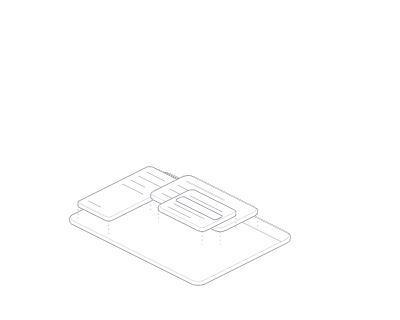
#> input picture scripts/fixtures/hairline/exploded-400x320.png, 400 x 320 px
$ python world-sheet.py --image fixtures/hairline/exploded-400x320.png --out out.png
#> lines starting #> are read from the running program, lines starting #| are printed output that depends on the picture
#!/usr/bin/env python3
"""Crop one world sheet into panels and measure whether they share one world."""
import argparse,json,os,sys
from PIL import Image,ImageStat
import numpy as np

def main():
 ap=argparse.ArgumentParser()
 ap.add_argument('--image',required=True); ap.add_argument('--rows',type=int,default=3); ap.add_argument('--cols',type=int,default=3)
 ap.add_argument('--out',required=True); ap.add_argument('--json-out',default='')
 a=ap.parse_args(); os.makedirs(a.out,exist_ok=True)
 im=Image.open(a.image).convert('RGB'); W,H=im.size
#> after `im = Image.open(a.image).convert('RGB')`:
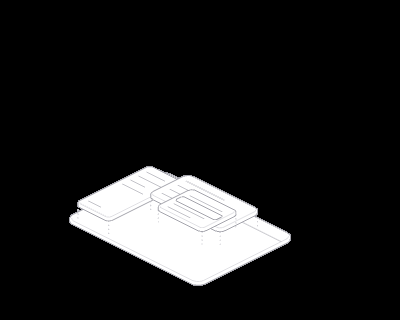
#> im: PIL image 400x320 RGB; mean R, G, B 29.4, 29.4, 29.5
#> after `W, H = im.size`: W = 400; H = 320
 pw,ph=W//a.cols,H//a.rows
#> pw = 133; ph = 106
 panels=[]; rows=[]
 for r in range(a.rows):
  for c in range(a.cols):
   box=(c*pw,r*ph,(c+1)*pw,(r+1)*ph); p=im.crop(box); name='panel-%02d.png'%(len(panels)+1); p.save(os.path.join(a.out,name))
   arr=np.asarray(p).astype(np.float32); mean=arr.reshape(-1,3).mean(axis=0)
   lum=arr.mean(axis=2); edge=float(np.abs(np.diff(lum,axis=0)).mean()+np.abs(np.diff(lum,axis=1)).mean())
   panels.append({'index':len(panels)+1,'file':name,'box':box,'mean':[round(float(x),1) for x in mean],'edge':round(edge,2),'std':round(float(lum.std()),2)})
#> this loop made 3 passes
#> pass 2, in main, `box=(c*pw,r*ph,(c+1)*pw,(r+1)*ph); p=im.crop(box); name='panel-%02d.pn..`:
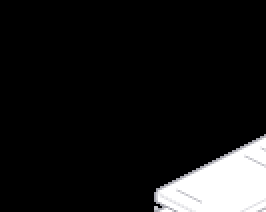
#> saved as panel-04.png: PIL image 133x106 RGB (shown 2 times larger); mean R, G, B 24.3, 24.3, 24.3
#> pass 2, in main, `box=(c*pw,r*ph,(c+1)*pw,(r+1)*ph); p=im.crop(box); name='panel-%02d.pn..`:
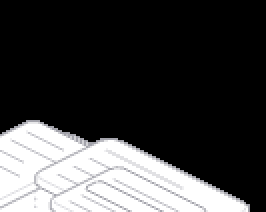
#> saved as panel-05.png: PIL image 133x106 RGB (shown 2 times larger); mean R, G, B 64.1, 64.1, 64.4
#> after the loop:
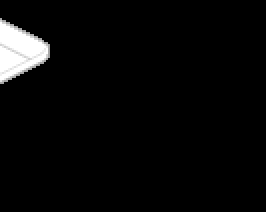
#> lum: shape (106, 133) float32 (shown 2 times larger); min 0, max 255, mean 8.8
#> after the loop, panels = 9 items
 means=np.array([p['mean'] for p in panels]); center=means.mean(axis=0); dists=np.sqrt(((means-center)**2).sum(axis=1))
#> after `means = np.array([p['mean'] for p in panels])`: means = [[0, 0, 0], [0, 0, 0], [0, 0, 0], [24.3, 24.3, 24.3], [64.1, 64.1, 64.4], [0, 0, 0], [30.5, 30.5, 30.6], [139.1, 139.1, 139.4], [8.8, 8.8, 8.9]]
#> after `center = means.mean(axis=0)`: center = [29.64, 29.64, 29.73]
#> after `dists = np.sqrt(((means - center) ** 2).sum(axis=1))`: dists = [51.4, 51.4, 51.4, 9.31, 59.8, 51.4, 1.49, 189.7, 36.1]
 coherence=float(dists.max()); warnings=[]
#> after `coherence = float(dists.max())`: coherence = 189.7
 if coherence>45: warnings.append('palette distance %.1f >45; confirm same world by design review' % coherence)
 ok=len(panels)>=6 and coherence<=120
#> ok = False
 out={'contract':'A1WorldSheet/v1','source':a.image,'size':[W,H],'rows':a.rows,'cols':a.cols,'panels':panels,'coherenceMaxColorDistance':round(coherence,1),'warnings':warnings,'ok':ok}
 if a.json_out: open(a.json_out,'w').write(json.dumps(out,ensure_ascii=False,indent=1)+'\n')
 print(json.dumps(out,ensure_ascii=False,indent=1)); return 0 if ok else 1
#> (printed output is left out)
#> (the run stopped early here; a loop or call above may not have finished)
